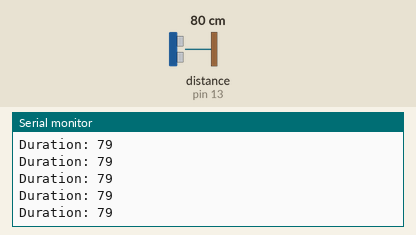
Recording of a sketch running on a simulated Arduino Uno, built with avr-gcc and run on an emulated ATmega328P. Parts: the last lines printed to the serial monitor. Wiring (inferred from the names in the program): ultrasonic range finder: trigger pin 12; echo pin 13. The inputs (shaded band) are chosen by the test bench; at power-on: distance to the obstacle (sensor on pin 13) 80 cm. The echo pulse lasts 58.3 µs per cm.

Above: at 1.2 s.
1.3 s: distance to the obstacle (sensor on pin 13) set to 2 cm
At 2.2 s:
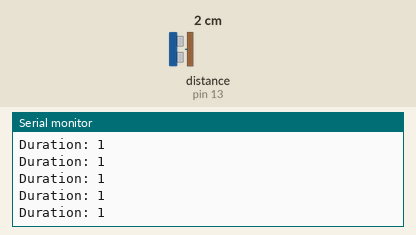
2.8 s: distance to the obstacle (sensor on pin 13) set to 18 cm
At 3.7 s:
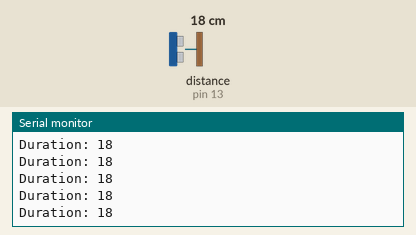
5.8 s: distance to the obstacle (sensor on pin 13) set to 299 cm
At 6.4 s:
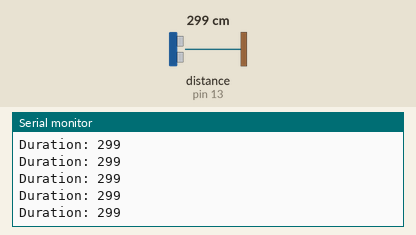
8.8 s: distance to the obstacle (sensor on pin 13) set to 35 cm
At 9.8 s:
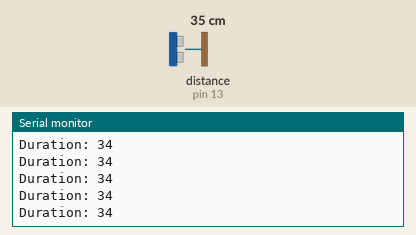
11.8 s: distance to the obstacle (sensor on pin 13) set to 120 cm
At 12.4 s:
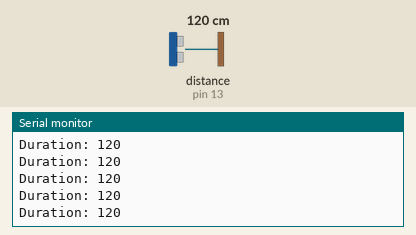
14.8 s: distance to the obstacle (sensor on pin 13) set to 4 cm
At 15.5 s:
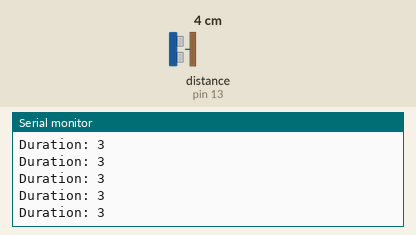
Timing chart, 0 to 17.8 s (numbered marks = the images above; inputs shaded):
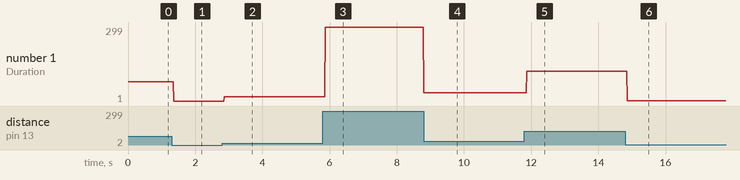

The sketch:

sonar.ino
```cpp
// (licence header left out)
// Ultrasonic distance sensor
const int ULTRASONIC_DISTANCE_SENSOR_OUTPUT_PIN = 12;
const int ULTRASONIC_DISTANCE_SENSOR_INPUT_PIN = 13;
long duration, distance;

void setup() {
  Serial.begin(9600);
  pinMode(ULTRASONIC_DISTANCE_SENSOR_OUTPUT_PIN, OUTPUT);
  pinMode(ULTRASONIC_DISTANCE_SENSOR_INPUT_PIN, INPUT);
}


void loop()
{
  Serial.print("Duration: ");
  Serial.print(	getDistanceToObstacle());
  Serial.println();
}

/// <summary>
/// Get distance to obstacle.
/// </summary>
long getDistanceToObstacle() {
  digitalWrite(ULTRASONIC_DISTANCE_SENSOR_OUTPUT_PIN, LOW);
  delayMicroseconds(5);
  digitalWrite(ULTRASONIC_DISTANCE_SENSOR_OUTPUT_PIN, HIGH);
  delayMicroseconds(10);
  digitalWrite(ULTRASONIC_DISTANCE_SENSOR_OUTPUT_PIN, LOW);
  duration = pulseIn(ULTRASONIC_DISTANCE_SENSOR_INPUT_PIN, HIGH);
  return (duration / 2) / 29.1;
}
```

Measured:
- after the input at 1.3 s, the serial monitor: prints a new line after 0.07 s (image 1)
- after the input at 2.8 s, the serial monitor: prints a new line after 0.07 s (image 2)
- after the input at 5.8 s, the serial monitor: prints a new line after 0.07 s (image 3)
- after the input at 8.8 s, the serial monitor: prints a new line at once (image 4)
- after the input at 11.8 s, the serial monitor: prints a new line after 0.07 s (image 5)
- after the input at 14.8 s, the serial monitor: prints a new line after 0.06 s (image 6)
- plotted number 1: 79 → 1 after the input at 1.3 s, 1 → 18 after the input at 2.8 s, 18 → 299 after the input at 5.8 s, 299 → 34 after the input at 8.8 s, 34 → 120 after the input at 11.8 s
